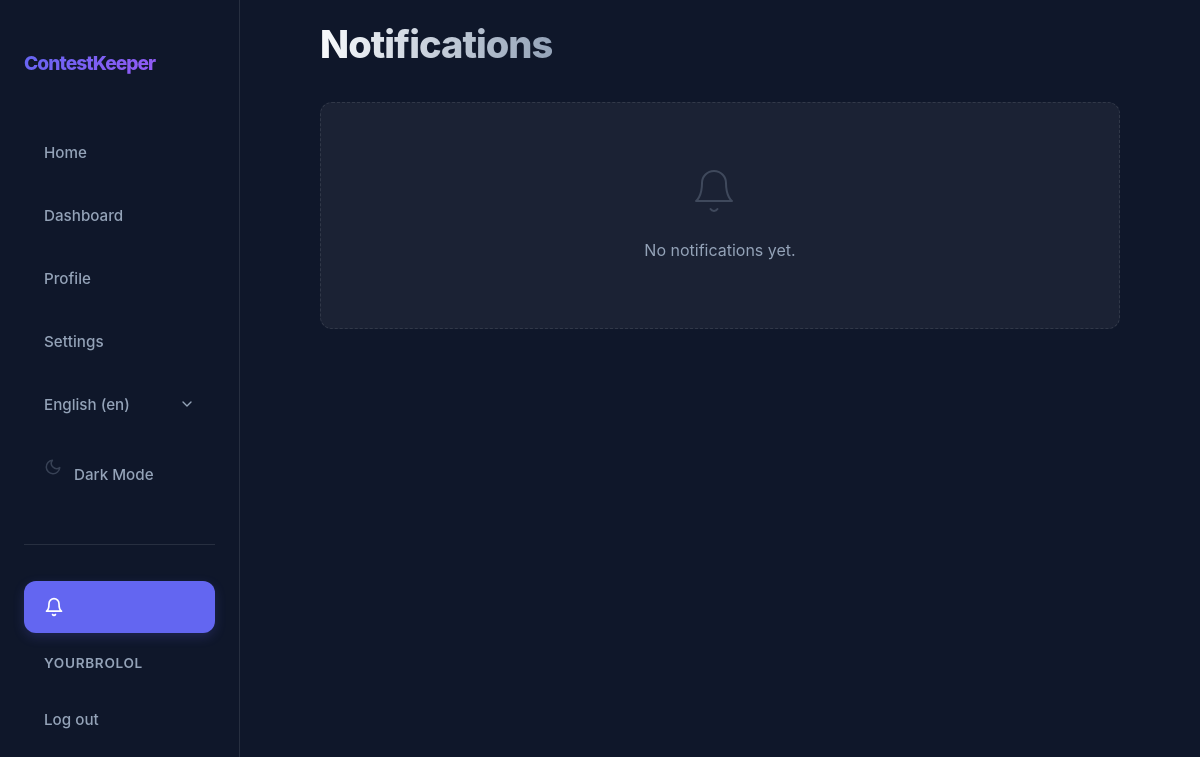
/en/notifications/ (signed in), run on an earlier commit of the app's database.
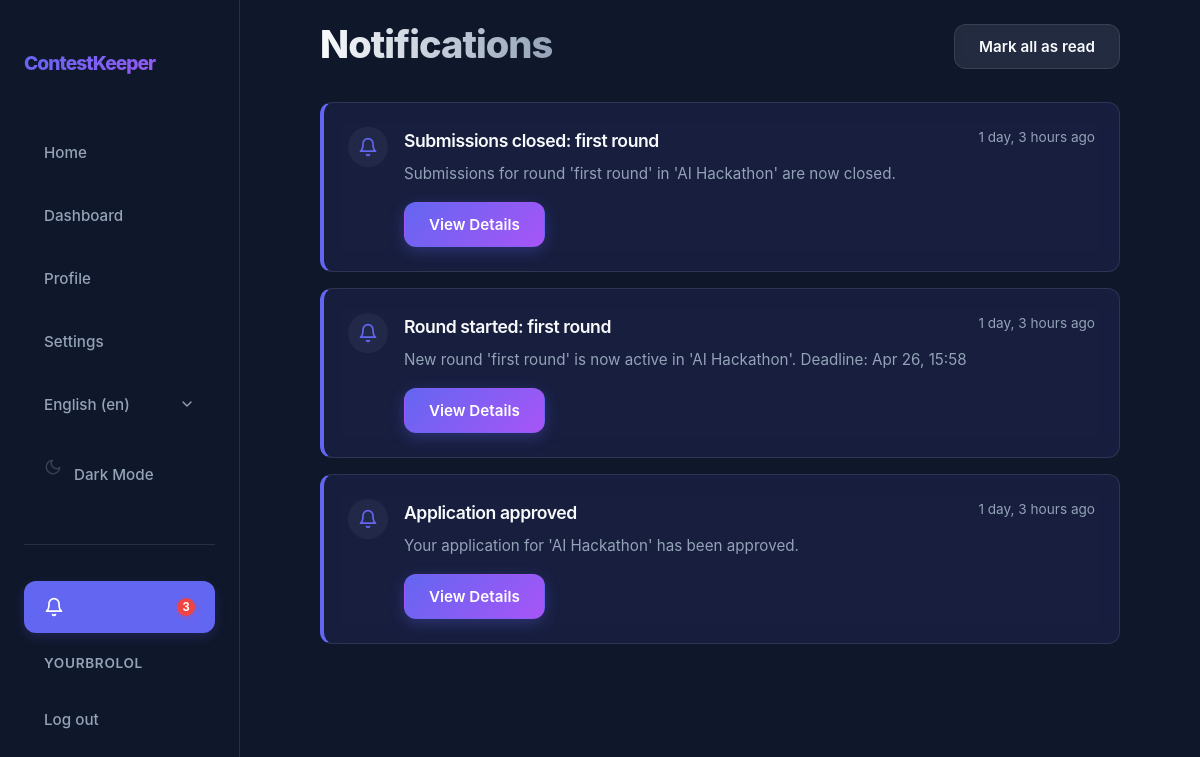
And on a later commit of the database.
### app/models.py (models this page shows, shortened)
class User(AbstractUser):
    class Role(models.TextChoices):
        ORGANIZER = "ORGANIZER", _("Organizer")
        JURY = "JURY", _("Jury")
        PARTICIPANT = "PARTICIPANT", _("Participant")
    username = models.CharField(max_length=20, unique=True)
    bio = models.CharField(max_length=200, blank=True)
    role = models.CharField(choices=Role.choices, default=Role.PARTICIPANT)

class Notification(models.Model):
    class Type(models.TextChoices):
        REGISTRATION_OPEN = "REGISTRATION_OPEN", _("Registration Open")
        ROUND_STARTED = "ROUND_STARTED", _("Round Started")
        DEADLINE_APPROACHING = "DEADLINE_APPROACHING", _("Deadline Approaching")
        SUBMISSIONS_CLOSED = "SUBMISSIONS_CLOSED", _("Submissions Closed")
        EVALUATION_COMPLETE = "EVALUATION_COMPLETE", _("Evaluation Complete")
        APPLICATION_UPDATE = "APPLICATION_UPDATE", _("Application Update")
        ANNOUNCEMENT = "ANNOUNCEMENT", _("Announcement")
    recipient = models.ForeignKey(User, on_delete=models.CASCADE, related_name="notifications")
    notification_type = models.CharField(choices=Type.choices, max_length=30)
    title = models.CharField(max_length=200)
    message = models.TextField()
    link = models.CharField(max_length=500, blank=True, help_text="URL to navigate to when clicked")
    is_read = models.BooleanField(default=False)
    created_at = models.DateTimeField(auto_now_add=True)
    class Meta:
        ordering = ['-created_at']

### app/views/views_notification.py (the view)
# urls.py: path("notifications/", views.NotificationListView.as_view(), name="notification_list"),
class NotificationListView(RedirectToRegisterMixin, ListView):
    model = Notification
    template_name = "app/core/notifications.html"
    context_object_name = "notifications"
    def get_queryset(self):
        return self.request.user.notifications.all()

### app/context_processors.py (called while the page is built)
def notification_count(request):
    if request.user.is_authenticated:
        return {
            'unread_notification_count': request.user.notifications.filter(is_read=False).count()
        }
    return {'unread_notification_count': 0}

### app/templates/app/core/notifications.html (shortened to what this page needs)
{% extends 'app/core/base.html' %}
{% load static i18n %}
{% block extra_css %}
<link rel="stylesheet" href="{% static 'css/core/notifications.css' %}">
{% endblock %}
{% block content %}
        <div class="notifications-container">
            <header class="notifications-header">
                <div>
                    <h1 id="h1">{% trans "Notifications" %}</h1>
                </div>
                {% if notifications %}
                <form action="{% url 'notifications_mark_all_read' %}" method="POST">
                    <button type="submit" class="btn btn-secondary">{% trans "Mark all as read" %}</button>
                </form>
                {% endif %}
            </header>
            <div class="notifications-list">
                {% for notification in notifications %}
                <div class="notification-card {% if not notification.is_read %}unread{% endif %}">
                    <div class="notification-icon">
                        <svg width="20" height="20" viewBox="0 0 24 24" fill="none" stroke="currentColor" stroke-width="2" stroke-linecap="round" stroke-linejoin="round">
                            <path d="M18 8A6 6 0 0 0 6 8c0 7-3 9-3 9h18s-3-2-3-9"></path>
                            <path d="M13.73 21a2 2 0 0 1-3.46 0"></path>
                        </svg>
                    </div>
                    <div class="notification-content">
                        <div class="notification-header">
                            <h3 class="notification-title">{{ notification.title }}</h3>
                            <span class="notification-time">{% blocktrans with timesince=notification.created_at|timesince %}{{ timesince }} ago{% endblocktrans %}</span>
                        </div>
                        <p class="notification-message">{{ notification.message }}</p>
                        <div class="notification-actions">
                            {% if notification.link %}
                            <form action="{% url 'notification_read' notification.pk %}" method="POST" class="form-001">
                                <button type="submit" class="btn btn-primary btn-sm">{% trans "View Details" %}</button>
                            </form>
                            {% elif not notification.is_read %}
                            <form action="{% url 'notification_read' notification.pk %}" method="POST" class="form-001">
                                {% csrf_token %}
                                <button type="submit" class="mark-read-btn">{% trans "Mark as read" %}</button>
                            </form>
                            {% endif %}
                        </div>
                    </div>
                </div>
                {% empty %}
                <div class="empty-notifications">
                    <svg width="48" height="48" viewBox="0 0 24 24" fill="none" stroke="currentColor" stroke-width="1" stroke-linecap="round" stroke-linejoin="round" class="svg-001">
                        <path d="M18 8A6 6 0 0 0 6 8c0 7-3 9-3 9h18s-3-2-3-9"></path>
                        <path d="M13.73 21a2 2 0 0 1-3.46 0"></path>
                    </svg>
                    <p>{% trans "No notifications yet." %}</p>
                </div>
                {% endfor %}
            </div>
        </div>
{% endblock %}

### app/templates/app/core/base.html (shortened to what this page needs)
{% load static %}
{% load i18n %}
<!DOCTYPE html>
<html lang="en">
<head>
    <link rel="stylesheet" href="{% static 'css/core/common.css' %}">
    <link rel="stylesheet" href="{% static 'css/core/nav.css' %}">
    <link href="{% static 'fonts/origin.css' %}" rel="stylesheet">
    {% block extra_css %}{% endblock %}
</head>
<body>
    {% include 'app/core/nav.html' %}
    <main id="main-content" class="dashboard-container {% block main_class %}{% endblock %}">
        {% block content %}{% endblock %}
    </main>
</body>
</html>

### app/templates/app/core/nav.html (shortened to what this page needs)
{% load static i18n %}
<nav id="nav">
    <div class="nav-container">
        <a href="{% url 'home' %}" class="nav-logo">ContestKeeper</a>
        <div class="nav-links">
            <button data-url="{% url 'home' %}" class="nav-link" id="homeBtn">{% trans "Home" %}</button>
            <button data-url="{% url 'dashboard' %}" class="nav-link" id="dashboardBtn">{% trans "Dashboard" %}</button>
            <button data-url="{% url 'profile' %}" class="nav-link" id="profileBtn">{% trans "Profile" %}</button>
            <button data-url="{% url 'settings' %}" class="nav-link" id="settingsBtn">{% trans "Settings" %}</button>
            <div class="nav-lang-switcher">
                <form action="{% url 'set_language' %}" method="post" class="form-001">
                    <select name="language" onchange="this.form.submit()" class="nav-lang-select" aria-label="{% trans 'Select language' %}">
                        {% get_current_language as LANGUAGE_CODE %}
                        {% get_available_languages as LANGUAGES %}
                        {% get_language_info_list for LANGUAGES as languages %}
                        {% for language in languages %}
                            <option value="{{ language.code }}"{% if language.code == LANGUAGE_CODE %} selected{% endif %}>
                                {{ language.name_local }} ({{ language.code }})
                            </option>
                        {% endfor %}
                    </select>
                </form>
            </div>
            <button id="themeToggle" class="nav-link" aria-label="{% trans 'Toggle theme' %}">
                <svg id="themeIcon" width="18" height="18" viewBox="0 0 24 24" fill="none" stroke="currentColor" stroke-width="2" stroke-linecap="round" stroke-linejoin="round" class="svg-001">
                    <path d="M21 12.79A9 9 0 1 1 11.21 3 7 7 0 0 0 21 12.79z"></path>
                </svg>
                <span id="themeText">{% if request.COOKIES.theme == 'light' %}{% trans "Light Mode" %}{% else %}{% trans "Dark Mode" %}{% endif %}</span>
            </button>
            <hr class="nav-auth-divider">
            {% if user.is_authenticated %}
            <button data-url="{% url 'notification_list' %}" class="nav-link notification-btn" id="notificationsBtn" aria-label="{% trans 'Notifications' %}">
                <svg width="20" height="20" viewBox="0 0 24 24" fill="none" stroke="currentColor" stroke-width="2" stroke-linecap="round" stroke-linejoin="round">
                    <path d="M18 8A6 6 0 0 0 6 8c0 7-3 9-3 9h18s-3-2-3-9"></path>
                    <path d="M13.73 21a2 2 0 0 1-3.46 0"></path>
                </svg>
                {% if unread_notification_count %}
                <span class="notification-badge">{{ unread_notification_count }}</span>
                {% endif %}
            </button>
            <span class="nav-user">{{ user.username }}</span>
            <form method="post" action="{% url 'logout' %}" class="nav-logout-form">
                <button type="submit" class="nav-link">{% trans "Log out" %}</button>
            </form>
            {% else %}
            <a href="{% url 'register' %}" class="nav-link">{% trans "Register" %}</a>
            <a href="{% url 'login' %}" class="nav-link">{% trans "Log in" %}</a>
            {% endif %}
        </div>
    </div>
</nav>

### app/static/css/core/common.css (style rules this page uses)
:root { --nav-width: 260px; --primary: #6366f1; --primary-rgb: 99, 102, 241; --primary-hover: #4f46e5; --secondary: #a855f7; --bg-dark: #0f172a; --bg-card: var(--glass-light); --text-main: #f8fafc; --text-muted: #94a3b8; --border: rgba(var(--white-rgb), 0.1); --glass: var(--glass-light); --glass-hover: rgba(var(--white-rgb), 0.1); --bg-card-hover: rgba(var(--bg-dark-rgb), 0.95); --input-bg: var(--bg-navy-medium); --input-bg-focus: var(--bg-navy-solid); --input-text: #ffffff; --shadow-lg: 0 10px 25px -5px var(--shadow-intensity-dark), 0 8px 10px -6px var(--shadow-intensity-dark); --success: #22c55e; --success-rgb: 34, 197, 94; --error: #ef4444; --error-rgb: 239, 68, 68; --warning: #f59e0b; --warning-rgb: 245, 158, 11; --info: #3b82f6; --info-rgb: 59, 130, 246; --slate-rgb: 148, 163, 184; --white-rgb: 255, 255, 255; --black-rgb: 0, 0, 0; --bg-primary-tint: rgba(var(--primary-rgb), 0.1); --bg-success-tint: rgba(var(--success-rgb), 0.15); --bg-error-tint: rgba(var(--error-rgb), 0.15); --bg-warning-tint: rgba(var(--warning-rgb), 0.15); --bg-info-tint: rgba(var(--info-rgb), 0.15); --bg-slate-tint: rgba(var(--slate-rgb), 0.15); --overlay-subtle: rgba(var(--black-rgb), 0.05); --overlay-medium: rgba(var(--black-rgb), 0.1); --glass-light: rgba(var(--white-rgb), 0.05); --glass-medium: rgba(var(--white-rgb), 0.3); --glass-border-light: rgba(var(--white-rgb), 0.1); --shadow-brand: var(--shadow-brand); --primary-subtle: rgba(var(--primary-rgb), 0.1); --primary-medium: rgba(var(--primary-rgb), 0.3); --primary-strong: rgba(var(--primary-rgb), 0.4); --bg-dark-rgb: 15, 23, 42; --bg-navy-soft: rgba(var(--bg-dark-rgb), 0.4); --bg-navy-medium: rgba(var(--bg-dark-rgb), 0.6); --bg-navy-solid: rgba(var(--bg-dark-rgb), 0.8); --shadow-intensity-dark: rgba(var(--black-rgb), 0.3); --shadow-faint: rgba(var(--black-rgb), 0.06); --glass-solid-light: rgba(var(--white-rgb), 0.85); --glass-solid-ultra: rgba(var(--white-rgb), 0.95); --white-alpha-02: rgba(var(--white-rgb), 0.02); --white-alpha-03: rgba(var(--white-rgb), 0.03); --white-alpha-07: rgba(var(--white-rgb), 0.07); --white-alpha-20: rgba(var(--white-rgb), 0.20); --hex-primary-1: var(--primary); --hex-primary-2: var(--primary); --hex-indigo-alt: var(--primary); --hex-primary-light: var(--bg-primary-tint); --hex-primary-lightest: var(--bg-primary-tint); --hex-primary-dark: var(--primary-hover); --hex-success-1: var(--success); --hex-success-2: var(--success); --hex-success-3: var(--success); --hex-success-4: var(--success); --hex-success-light: var(--bg-success-tint); --hex-success-dark: var(--success); }
@media (max-width: 1200px) { :root { --nav-width: 240px; } }
* { margin: 0; box-sizing: border-box; }
html { overflow-x: clip; font-size: clamp(16px, 1vw, 5vw); }
body { background-color: var(--bg-dark); color: var(--text-main); font-family: "Inter", -apple-system, BlinkMacSystemFont, "Segoe UI", Roboto, Helvetica, Arial, sans-serif; line-height: 1.6; min-height: 100vh; overflow-x: clip; }
.dashboard-container { box-sizing: border-box; width: 100%; padding: clamp(0.75rem, min(3vw, 1.5rem), 1.5rem); }
h1, h2, h3 { color: var(--text-main); letter-spacing: -0.025em; }
#h1 { font-size: clamp(2rem, 1.75rem + 1.25vmin, 3.5rem); font-weight: 800; line-height: 1.1; background: linear-gradient(to right, var(--text-main), var(--text-muted)); -webkit-background-clip: text; background-clip: text; -webkit-text-fill-color: transparent; margin-bottom: 0.25rem; }
.btn { display: inline-flex; align-items: center; justify-content: center; padding: 0.75rem 1.5rem; border-radius: 0.75rem; font-weight: 600; font-size: 0.95rem; font-family: inherit; text-decoration: none; transition: all 0.2s ease; cursor: pointer; border: 1px solid transparent; gap: 0.5rem; }
.btn-primary { background: linear-gradient(135deg, var(--primary) 0%, var(--secondary) 100%); color: white; box-shadow: 0 4px 15px var(--primary-medium); }
.btn-secondary { background: var(--bg-slate-tint); color: var(--text-main); border: 1px solid var(--border); backdrop-filter: blur(4px); }
.form-input, input, textarea, select { width: 100%; background: var(--input-bg); border: 1px solid var(--border); border-radius: 0.8rem; padding: 0.8rem 1rem; color: var(--input-text); font-family: inherit; font-size: 1rem; transition: all 0.3s; }

What changed in the data, as far as the page shows it:
added Notification: title "Submissions closed: first round", message "Submissions for round 'first round' in 'AI Hackathon' are now closed."
added Notification: title "Round started: first round", message "New round 'first round' is now active in 'AI Hackathon'. Deadline: Apr 26, 15:58"
added Notification: title "Application approved", message "Your application for 'AI Hackathon' has been approved."
Also different on the page:
{{ unread_notification_count }}: (not shown) → "3"
text no longer shown: "No notifications yet."
text now shown: "Mark all as read"
